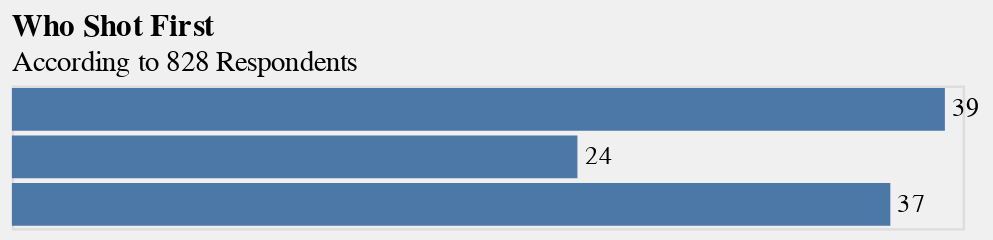

Write notebook code for a chart like this one.
### Code cell
(part1 + part2).properties(
    title = {
        "text": ["Who Shot First"], 
        "subtitle": ["According to 828 Respondents"]
    }
).configure(
    background = "#f0f0f0"
).configure_title(
    anchor = "start"
)

### Figure 1 — Vega-Lite specification as saved in the notebook (floating-point values rounded to 4 significant figures)
{"config": {"view": {"continuousWidth": 400, "continuousHeight": 300}, "background": "#f0f0f0", "title": {"anchor": "start"}}, "layer": [{"mark": "bar", "encoding": {"x": {"type": "quantitative", "axis": null, "field": "shot_first"}, "y": {"type": "nominal", "axis": null, "field": "index", "sort": ["Han", "Greedo", "I don't understand this question"]}}}, {"mark": {"type": "text", "align": "left", "baseline": "middle", "dx": 3}, "encoding": {"text": {"type": "quantitative", "field": "percent"}, "x": {"type": "quantitative", "field": "shot_first"}, "y": {"type": "nominal", "field": "index", "sort": ["Han", "Greedo", "I don't understand this question"]}}}], "data": {"name": "data-e4f8ba3348bffe17e888f0f73543746d"}, "title": {"text": ["Who Shot First"], "subtitle": ["According to 828 Respondents"]}, "$schema": "https://vega.github.io/schema/vega-lite/v4.8.1.json", "datasets": {"data-e4f8ba3348bffe17e888f0f73543746d": [{"index": "Han", "shot_first": 0.3925, "percent": 39.0}, {"index": "I don't understand this question", "shot_first": 0.3696, "percent": 37.0}, {"index": "Greedo", "shot_first": 0.2379, "percent": 24.0}]}}
